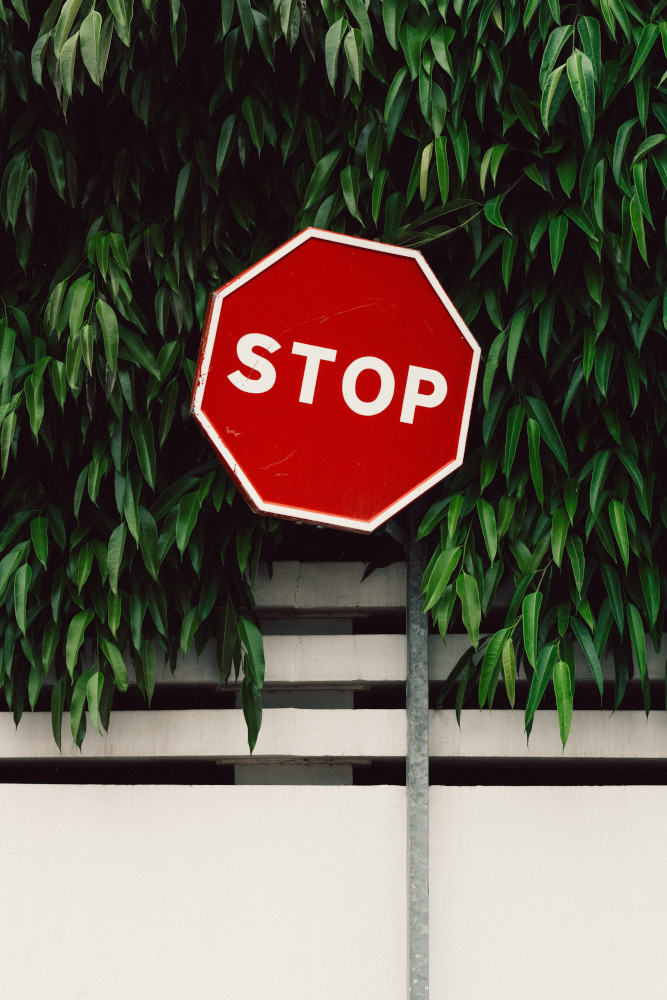
#> input picture 05-color-spaces/stop-sign.jpeg, 667 x 1000 px
$ python color_correction.py
#> lines starting #> are read from the running program, lines starting #| are printed output that depends on the picture
import cv2

# Read an image
original_img = cv2.imread("stop-sign.jpeg")
#> original_img is the input picture: shape (1000, 667, 3); mean B, G, R 77.6, 89.1, 99.8
img = original_img.copy()

# Scale the values of the red, green, and blue channels
img[:, :, 0] = img[:, :, 0] * 0.8  # Red channel
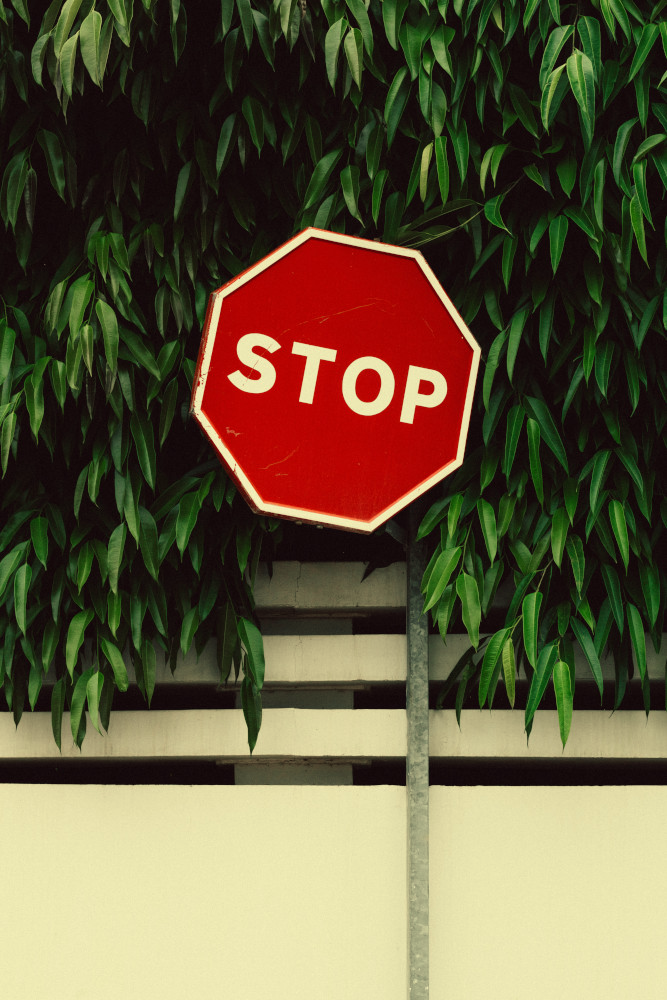
#> img: shape (1000, 667, 3); mean B, G, R 61.7, 89.1, 99.8
img[:, :, 1] = img[:, :, 1] * 1.05  # Green channel
img[:, :, 2] = img[:, :, 2] * 0.8  # Blue channel
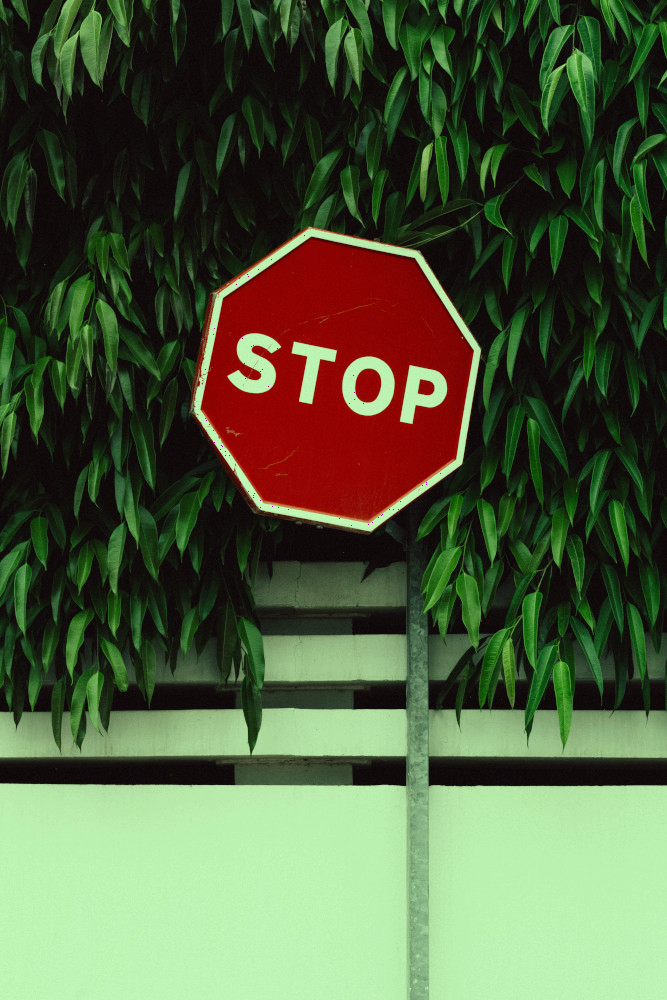
#> img: shape (1000, 667, 3); mean B, G, R 61.7, 93.1, 79.4

# Show the result
cv2.imshow("Image", original_img)
cv2.imshow("Result", img)
cv2.waitKey(0)
cv2.destroyAllWindows()
